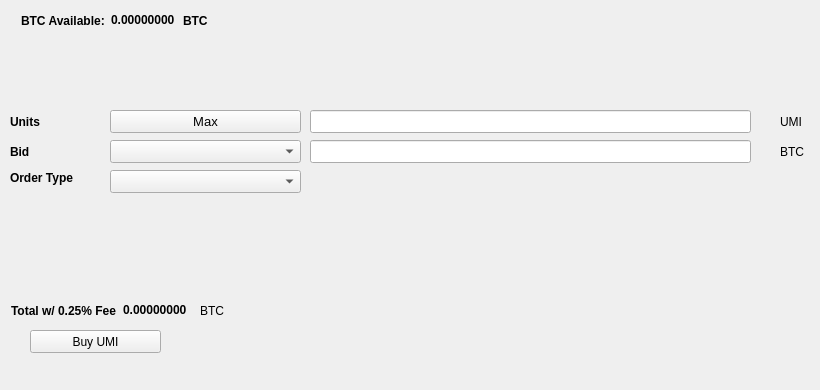
   <widget class="QWidget" name="BuyTab">
    <attribute name="title">
     <string>Buy</string>
    </attribute>
    <widget class="QPushButton" name="BuyUMI">
     <property name="geometry">
      <rect>
       <x>30</x>
       <y>330</y>
       <width>131</width>
       <height>23</height>
      </rect>
     </property>
     <property name="text">
      <string>Buy UMI</string>
     </property>
     <property name="icon">
      <iconset resource="../umi.qrc">
       <normaloff>:/icons/bitcoin</normaloff>:/icons/bitcoin</iconset>
     </property>
    </widget>
    <widget class="QLabel" name="label_3">
     <property name="geometry">
      <rect>
       <x>10</x>
       <y>110</y>
       <width>46</width>
       <height>23</height>
      </rect>
     </property>
     <property name="font">
      <font>
       <weight>75</weight>
       <bold>true</bold>
      </font>
     </property>
     <property name="text">
      <string>Units</string>
     </property>
    </widget>
    <widget class="QLineEdit" name="UnitsInput">
     <property name="geometry">
      <rect>
       <x>310</x>
       <y>110</y>
       <width>441</width>
       <height>23</height>
      </rect>
     </property>
     <property name="font">
      <font>
       <pointsize>9</pointsize>
       <weight>75</weight>
       <bold>true</bold>
      </font>
     </property>
    </widget>
    <widget class="QLineEdit" name="BuyBidPriceEdit">
     <property name="geometry">
      <rect>
       <x>310</x>
       <y>140</y>
       <width>441</width>
       <height>23</height>
      </rect>
     </property>
     <property name="font">
      <font>
       <pointsize>9</pointsize>
       <weight>75</weight>
       <bold>true</bold>
      </font>
     </property>
    </widget>
    <widget class="QLabel" name="label_4">
     <property name="geometry">
      <rect>
       <x>780</x>
       <y>110</y>
       <width>31</width>
       <height>23</height>
      </rect>
     </property>
     <property name="text">
      <string>UMI</string>
     </property>
    </widget>
    <widget class="QLabel" name="label_5">
     <property name="geometry">
      <rect>
       <x>780</x>
       <y>140</y>
       <width>31</width>
       <height>23</height>
      </rect>
     </property>
     <property name="text">
      <string>BTC</string>
     </property>
    </widget>
    <widget class="QLabel" name="label_6">
     <property name="geometry">
      <rect>
       <x>10</x>
       <y>140</y>
       <width>46</width>
       <height>23</height>
      </rect>
     </property>
     <property name="font">
      <font>
       <weight>75</weight>
       <bold>true</bold>
      </font>
     </property>
     <property name="text">
      <string>Bid</string>
     </property>
    </widget>
    <widget class="QLabel" name="label_7">
     <property name="geometry">
      <rect>
       <x>10</x>
       <y>170</y>
       <width>91</width>
       <height>16</height>
      </rect>
     </property>
     <property name="font">
      <font>
       <weight>75</weight>
       <bold>true</bold>
      </font>
     </property>
     <property name="text">
      <string>Order Type</string>
     </property>
    </widget>
    <widget class="QPushButton" name="Buy_Max_Amount">
     <property name="geometry">
      <rect>
       <x>110</x>
       <y>110</y>
       <width>191</width>
       <height>23</height>
      </rect>
     </property>
     <property name="font">
      <font>
       <pointsize>10</pointsize>
      </font>
     </property>
     <property name="text">
      <string>Max</string>
     </property>
    </widget>
    <widget class="QComboBox" name="BuyBidcomboBox">
     <property name="geometry">
      <rect>
       <x>110</x>
       <y>140</y>
       <width>191</width>
       <height>23</height>
      </rect>
     </property>
     <property name="font">
      <font>
       <pointsize>10</pointsize>
      </font>
     </property>
    </widget>
    <widget class="QComboBox" name="buyOrdertypeCombo">
     <property name="geometry">
      <rect>
       <x>110</x>
       <y>170</y>
       <width>191</width>
       <height>23</height>
      </rect>
     </property>
     <property name="font">
      <font>
       <pointsize>10</pointsize>
      </font>
     </property>
    </widget>
    <widget class="QWidget" name="layoutWidget1">
     <property name="geometry">
      <rect>
       <x>21</x>
       <y>11</y>
       <width>227</width>
       <height>19</height>
      </rect>
     </property>
     <layout class="QHBoxLayout" name="horizontalLayout_3">
      <item>
       <widget class="QLabel" name="label232">
        <property name="font">
         <font>
          <weight>75</weight>
          <bold>true</bold>
         </font>
        </property>
        <property name="text">
         <string>BTC Available:</string>
        </property>
       </widget>
      </item>
      <item>
       <widget class="QLabel" name="BtcAvailableLbl">
        <property name="palette">
         <palette>
          <active>
           <colorrole role="WindowText">
            <brush brushstyle="SolidPattern">
             <color alpha="255">
              <red>0</red>
              <green>0</green>
              <blue>0</blue>
             </color>
            </brush>
           </colorrole>
           <colorrole role="Button">
            <brush brushstyle="SolidPattern">
             <color alpha="255">
              <red>0</red>
              <green>170</green>
              <blue>0</blue>
             </color>
            </brush>
           </colorrole>
           <colorrole role="Light">
            <brush brushstyle="SolidPattern">
             <color alpha="255">
              <red>0</red>
              <green>255</green>
              <blue>0</blue>
             </color>
            </brush>
           </colorrole>
           <colorrole role="Midlight">
            <brush brushstyle="SolidPattern">
             <color alpha="255">
              <red>0</red>
              <green>212</green>
              <blue>0</blue>
             </color>
            </brush>
           </colorrole>
           <colorrole role="Dark">
            <brush brushstyle="SolidPattern">
             <color alpha="255">
              <red>0</red>
              <green>85</green>
              <blue>0</blue>
             </color>
            </brush>
           </colorrole>
           <colorrole role="Mid">
            <brush brushstyle="SolidPattern">
             <color alpha="255">
              <red>0</red>
              <green>113</green>
              <blue>0</blue>
             </color>
            </brush>
           </colorrole>
           <colorrole role="Text">
            <brush brushstyle="SolidPattern">
             <color alpha="255">
              <red>0</red>
              <green>170</green>
              <blue>0</blue>
             </color>
            </brush>
           </colorrole>
           <colorrole role="BrightText">
            <brush brushstyle="SolidPattern">
             <color alpha="255">
              <red>255</red>
              <green>255</green>
              <blue>255</blue>
             </color>
            </brush>
           </colorrole>
           <colorrole role="ButtonText">
            <brush brushstyle="SolidPattern">
             <color alpha="255">
              <red>0</red>
              <green>0</green>
              <blue>0</blue>
             </color>
            </brush>
           </colorrole>
           <colorrole role="Base">
            <brush brushstyle="SolidPattern">
             <color alpha="255">
              <red>255</red>
              <green>255</green>
              <blue>255</blue>
             </color>
            </brush>
           </colorrole>
           <colorrole role="Window">
            <brush brushstyle="SolidPattern">
             <color alpha="255">
              <red>0</red>
              <green>170</green>
              <blue>0</blue>
             </color>
            </brush>
           </colorrole>
           <colorrole role="Shadow">
            <brush brushstyle="SolidPattern">
             <color alpha="255">
              <red>0</red>
              <green>0</green>
              <blue>0</blue>
             </color>
            </brush>
           </colorrole>
           <colorrole role="AlternateBase">
            <brush brushstyle="SolidPattern">
             <color alpha="255">
              <red>127</red>
              <green>212</green>
              <blue>127</blue>
             </color>
            </brush>
           </colorrole>
           <colorrole role="ToolTipBase">
            <brush brushstyle="SolidPattern">
             <color alpha="255">
              <red>255</red>
              <green>255</green>
              <blue>220</blue>
             </color>
            </brush>
           </colorrole>
           <colorrole role="ToolTipText">
            <brush brushstyle="SolidPattern">
             <color alpha="255">
              <red>0</red>
              <green>0</green>
              <blue>0</blue>
             </color>
            </brush>
           </colorrole>
          </active>
          <inactive>
           <colorrole role="WindowText">
            <brush brushstyle="SolidPattern">
             <color alpha="255">
              <red>0</red>
              <green>0</green>
              <blue>0</blue>
             </color>
            </brush>
           </colorrole>
           <colorrole role="Button">
            <brush brushstyle="SolidPattern">
             <color alpha="255">
              <red>0</red>
              <green>170</green>
              <blue>0</blue>
             </color>
            </brush>
           </colorrole>
           <colorrole role="Light">
            <brush brushstyle="SolidPattern">
             <color alpha="255">
              <red>0</red>
              <green>255</green>
              <blue>0</blue>
             </color>
            </brush>
           </colorrole>
           <colorrole role="Midlight">
            <brush brushstyle="SolidPattern">
             <color alpha="255">
              <red>0</red>
              <green>212</green>
              <blue>0</blue>
             </color>
            </brush>
           </colorrole>
           <colorrole role="Dark">
            <brush brushstyle="SolidPattern">
             <color alpha="255">
              <red>0</red>
              <green>85</green>
              <blue>0</blue>
             </color>
            </brush>
           </colorrole>
           <colorrole role="Mid">
            <brush brushstyle="SolidPattern">
             <color alpha="255">
              <red>0</red>
              <green>113</green>
              <blue>0</blue>
             </color>
            </brush>
           </colorrole>
           <colorrole role="Text">
            <brush brushstyle="SolidPattern">
             <color alpha="255">
              <red>0</red>
              <green>170</green>
              <blue>0</blue>
             </color>
            </brush>
           </colorrole>
           <colorrole role="BrightText">
            <brush brushstyle="SolidPattern">
             <color alpha="255">
              <red>255</red>
              <green>255</green>
              <blue>255</blue>
             </color>
            </brush>
           </colorrole>
           <colorrole role="ButtonText">
            <brush brushstyle="SolidPattern">
             <color alpha="255">
              <red>0</red>
              <green>0</green>
              <blue>0</blue>
             </color>
            </brush>
           </colorrole>
           <colorrole role="Base">
            <brush brushstyle="SolidPattern">
             <color alpha="255">
              <red>255</red>
              <green>255</green>
              <blue>255</blue>
             </color>
            </brush>
           </colorrole>
           <colorrole role="Window">
            <brush brushstyle="SolidPattern">
             <color alpha="255">
              <red>0</red>
              <green>170</green>
              <blue>0</blue>
             </color>
            </brush>
           </colorrole>
           <colorrole role="Shadow">
            <brush brushstyle="SolidPattern">
             <color alpha="255">
              <red>0</red>
              <green>0</green>
              <blue>0</blue>
             </color>
            </brush>
           </colorrole>
           <colorrole role="AlternateBase">
            <brush brushstyle="SolidPattern">
             <color alpha="255">
              <red>127</red>
              <green>212</green>
              <blue>127</blue>
             </color>
            </brush>
           </colorrole>
           <colorrole role="ToolTipBase">
            <brush brushstyle="SolidPattern">
             <color alpha="255">
              <red>255</red>
              <green>255</green>
              <blue>220</blue>
             </color>
            </brush>
           </colorrole>
           <colorrole role="ToolTipText">
            <brush brushstyle="SolidPattern">
             <color alpha="255">
              <red>0</red>
              <green>0</green>
              <blue>0</blue>
             </color>
            </brush>
           </colorrole>
          </inactive>
          <disabled>
           <colorrole role="WindowText">
            <brush brushstyle="SolidPattern">
             <color alpha="255">
              <red>0</red>
              <green>85</green>
              <blue>0</blue>
             </color>
            </brush>
           </colorrole>
           <colorrole role="Button">
            <brush brushstyle="SolidPattern">
             <color alpha="255">
              <red>0</red>
              <green>170</green>
              <blue>0</blue>
             </color>
            </brush>
           </colorrole>
           <colorrole role="Light">
            <brush brushstyle="SolidPattern">
             <color alpha="255">
              <red>0</red>
              <green>255</green>
              <blue>0</blue>
             </color>
            </brush>
           </colorrole>
           <colorrole role="Midlight">
            <brush brushstyle="SolidPattern">
             <color alpha="255">
              <red>0</red>
              <green>212</green>
              <blue>0</blue>
             </color>
            </brush>
           </colorrole>
           <colorrole role="Dark">
            <brush brushstyle="SolidPattern">
             <color alpha="255">
              <red>0</red>
              <green>85</green>
              <blue>0</blue>
             </color>
            </brush>
           </colorrole>
           <colorrole role="Mid">
            <brush brushstyle="SolidPattern">
             <color alpha="255">
              <red>0</red>
              <green>113</green>
              <blue>0</blue>
             </color>
            </brush>
           </colorrole>
           <colorrole role="Text">
            <brush brushstyle="SolidPattern">
             <color alpha="255">
              <red>0</red>
              <green>85</green>
              <blue>0</blue>
             </color>
            </brush>
           </colorrole>
           <colorrole role="BrightText">
            <brush brushstyle="SolidPattern">
             <color alpha="255">
              <red>255</red>
              <green>255</green>
              <blue>255</blue>
             </color>
            </brush>
           </colorrole>
           <colorrole role="ButtonText">
            <brush brushstyle="SolidPattern">
             <color alpha="255">
              <red>0</red>
              <green>85</green>
              <blue>0</blue>
             </color>
            </brush>
           </colorrole>
           <colorrole role="Base">
            <brush brushstyle="SolidPattern">
             <color alpha="255">
              <red>0</red>
              <green>170</green>
              <blue>0</blue>
             </color>
            </brush>
           </colorrole>
           <colorrole role="Window">
            <brush brushstyle="SolidPattern">
             <color alpha="255">
              <red>0</red>
              <green>170</green>
              <blue>0</blue>
             </color>
            </brush>
           </colorrole>
           <colorrole role="Shadow">
            <brush brushstyle="SolidPattern">
             <color alpha="255">
              <red>0</red>
              <green>0</green>
              <blue>0</blue>
             </color>
            </brush>
           </colorrole>
           <colorrole role="AlternateBase">
            <brush brushstyle="SolidPattern">
             <color alpha="255">
              <red>0</red>
              <green>170</green>
              <blue>0</blue>
             </color>
            </brush>
           </colorrole>
           <colorrole role="ToolTipBase">
            <brush brushstyle="SolidPattern">
             <color alpha="255">
              <red>255</red>
              <green>255</green>
              <blue>220</blue>
             </color>
            </brush>
           </colorrole>
           <colorrole role="ToolTipText">
            <brush brushstyle="SolidPattern">
             <color alpha="255">
              <red>0</red>
              <green>0</green>
              <blue>0</blue>
             </color>
            </brush>
           </colorrole>
          </disabled>
         </palette>
        </property>
        <property name="font">
         <font>
          <weight>75</weight>
          <bold>true</bold>
         </font>
        </property>
        <property name="text">
         <string>0.00000000</string>
        </property>
        <property name="textInteractionFlags">
         <set>Qt::LinksAccessibleByMouse|Qt::TextSelectableByKeyboard|Qt::TextSelectableByMouse</set>
        </property>
       </widget>
      </item>
      <item>
       <widget class="QLabel" name="BtcAvailableLbl_2">
        <property name="font">
         <font>
          <weight>75</weight>
          <bold>true</bold>
         </font>
        </property>
        <property name="text">
         <string>BTC</string>
        </property>
       </widget>
      </item>
     </layout>
    </widget>
    <widget class="QWidget" name="layoutWidge2">
     <property name="geometry">
      <rect>
       <x>11</x>
       <y>301</y>
       <width>259</width>
       <height>19</height>
      </rect>
     </property>
     <layout class="QHBoxLayout" name="horizontalLayout_4">
      <item>
       <widget class="QLabel" name="label_9">
        <property name="font">
         <font>
          <weight>75</weight>
          <bold>true</bold>
         </font>
        </property>
        <property name="text">
         <string>Total w/ 0.25% Fee</string>
        </property>
       </widget>
      </item>
      <item>
       <widget class="QLabel" name="BuyCostLabel">
        <property name="palette">
         <palette>
          <active>
           <colorrole role="WindowText">
            <brush brushstyle="SolidPattern">
             <color alpha="255">
              <red>0</red>
              <green>0</green>
              <blue>0</blue>
             </color>
            </brush>
           </colorrole>
           <colorrole role="Button">
            <brush brushstyle="SolidPattern">
             <color alpha="255">
              <red>0</red>
              <green>170</green>
              <blue>0</blue>
             </color>
            </brush>
           </colorrole>
           <colorrole role="Light">
            <brush brushstyle="SolidPattern">
             <color alpha="255">
              <red>0</red>
              <green>255</green>
              <blue>0</blue>
             </color>
            </brush>
           </colorrole>
           <colorrole role="Midlight">
            <brush brushstyle="SolidPattern">
             <color alpha="255">
              <red>0</red>
              <green>212</green>
              <blue>0</blue>
             </color>
            </brush>
           </colorrole>
           <colorrole role="Dark">
            <brush brushstyle="SolidPattern">
             <color alpha="255">
              <red>0</red>
              <green>85</green>
              <blue>0</blue>
             </color>
            </brush>
           </colorrole>
           <colorrole role="Mid">
            <brush brushstyle="SolidPattern">
             <color alpha="255">
              <red>0</red>
              <green>113</green>
              <blue>0</blue>
             </color>
            </brush>
           </colorrole>
           <colorrole role="Text">
            <brush brushstyle="SolidPattern">
             <color alpha="255">
              <red>0</red>
              <green>170</green>
              <blue>0</blue>
             </color>
            </brush>
           </colorrole>
           <colorrole role="BrightText">
            <brush brushstyle="SolidPattern">
             <color alpha="255">
              <red>255</red>
              <green>255</green>
              <blue>255</blue>
             </color>
            </brush>
           </colorrole>
           <colorrole role="ButtonText">
            <brush brushstyle="SolidPattern">
             <color alpha="255">
              <red>0</red>
              <green>0</green>
              <blue>0</blue>
             </color>
            </brush>
           </colorrole>
           <colorrole role="Base">
            <brush brushstyle="SolidPattern">
             <color alpha="255">
              <red>255</red>
              <green>255</green>
              <blue>255</blue>
             </color>
            </brush>
           </colorrole>
           <colorrole role="Window">
            <brush brushstyle="SolidPattern">
             <color alpha="255">
              <red>0</red>
              <green>170</green>
              <blue>0</blue>
             </color>
            </brush>
           </colorrole>
           <colorrole role="Shadow">
            <brush brushstyle="SolidPattern">
             <color alpha="255">
              <red>0</red>
              <green>0</green>
              <blue>0</blue>
             </color>
            </brush>
           </colorrole>
           <colorrole role="AlternateBase">
            <brush brushstyle="SolidPattern">
             <color alpha="255">
              <red>127</red>
              <green>212</green>
              <blue>127</blue>
             </color>
            </brush>
           </colorrole>
           <colorrole role="ToolTipBase">
            <brush brushstyle="SolidPattern">
             <color alpha="255">
              <red>255</red>
              <green>255</green>
              <blue>220</blue>
             </color>
            </brush>
           </colorrole>
           <colorrole role="ToolTipText">
            <brush brushstyle="SolidPattern">
             <color alpha="255">
              <red>0</red>
              <green>0</green>
              <blue>0</blue>
             </color>
            </brush>
           </colorrole>
          </active>
          <inactive>
           <colorrole role="WindowText">
            <brush brushstyle="SolidPattern">
             <color alpha="255">
              <red>0</red>
              <green>0</green>
              <blue>0</blue>
             </color>
            </brush>
           </colorrole>
           <colorrole role="Button">
            <brush brushstyle="SolidPattern">
             <color alpha="255">
              <red>0</red>
              <green>170</green>
              <blue>0</blue>
             </color>
            </brush>
           </colorrole>
           <colorrole role="Light">
            <brush brushstyle="SolidPattern">
             <color alpha="255">
              <red>0</red>
              <green>255</green>
              <blue>0</blue>
             </color>
            </brush>
           </colorrole>
           <colorrole role="Midlight">
            <brush brushstyle="SolidPattern">
             <color alpha="255">
              <red>0</red>
              <green>212</green>
              <blue>0</blue>
             </color>
            </brush>
           </colorrole>
           <colorrole role="Dark">
            <brush brushstyle="SolidPattern">
             <color alpha="255">
              <red>0</red>
              <green>85</green>
              <blue>0</blue>
             </color>
            </brush>
           </colorrole>
           <colorrole role="Mid">
            <brush brushstyle="SolidPattern">
             <color alpha="255">
              <red>0</red>
              <green>113</green>
              <blue>0</blue>
             </color>
            </brush>
           </colorrole>
           <colorrole role="Text">
            <brush brushstyle="SolidPattern">
             <color alpha="255">
              <red>0</red>
              <green>170</green>
              <blue>0</blue>
             </color>
            </brush>
           </colorrole>
           <colorrole role="BrightText">
            <brush brushstyle="SolidPattern">
             <color alpha="255">
              <red>255</red>
              <green>255</green>
              <blue>255</blue>
             </color>
            </brush>
           </colorrole>
           <colorrole role="ButtonText">
            <brush brushstyle="SolidPattern">
             <color alpha="255">
              <red>0</red>
              <green>0</green>
              <blue>0</blue>
             </color>
            </brush>
           </colorrole>
           <colorrole role="Base">
            <brush brushstyle="SolidPattern">
             <color alpha="255">
              <red>255</red>
              <green>255</green>
              <blue>255</blue>
             </color>
            </brush>
           </colorrole>
           <colorrole role="Window">
            <brush brushstyle="SolidPattern">
             <color alpha="255">
              <red>0</red>
              <green>170</green>
              <blue>0</blue>
             </color>
            </brush>
           </colorrole>
           <colorrole role="Shadow">
            <brush brushstyle="SolidPattern">
             <color alpha="255">
              <red>0</red>
              <green>0</green>
              <blue>0</blue>
             </color>
            </brush>
           </colorrole>
           <colorrole role="AlternateBase">
            <brush brushstyle="SolidPattern">
             <color alpha="255">
              <red>127</red>
              <green>212</green>
              <blue>127</blue>
             </color>
            </brush>
           </colorrole>
           <colorrole role="ToolTipBase">
            <brush brushstyle="SolidPattern">
             <color alpha="255">
              <red>255</red>
              <green>255</green>
              <blue>220</blue>
             </color>
            </brush>
           </colorrole>
           <colorrole role="ToolTipText">
            <brush brushstyle="SolidPattern">
             <color alpha="255">
              <red>0</red>
              <green>0</green>
              <blue>0</blue>
             </color>
            </brush>
           </colorrole>
          </inactive>
          <disabled>
           <colorrole role="WindowText">
            <brush brushstyle="SolidPattern">
             <color alpha="255">
              <red>0</red>
              <green>85</green>
              <blue>0</blue>
             </color>
            </brush>
           </colorrole>
           <colorrole role="Button">
            <brush brushstyle="SolidPattern">
             <color alpha="255">
              <red>0</red>
              <green>170</green>
              <blue>0</blue>
             </color>
            </brush>
           </colorrole>
           <colorrole role="Light">
            <brush brushstyle="SolidPattern">
             <color alpha="255">
              <red>0</red>
              <green>255</green>
              <blue>0</blue>
             </color>
            </brush>
           </colorrole>
           <colorrole role="Midlight">
            <brush brushstyle="SolidPattern">
             <color alpha="255">
              <red>0</red>
              <green>212</green>
              <blue>0</blue>
             </color>
            </brush>
           </colorrole>
           <colorrole role="Dark">
            <brush brushstyle="SolidPattern">
             <color alpha="255">
              <red>0</red>
              <green>85</green>
              <blue>0</blue>
             </color>
            </brush>
           </colorrole>
           <colorrole role="Mid">
            <brush brushstyle="SolidPattern">
             <color alpha="255">
              <red>0</red>
              <green>113</green>
              <blue>0</blue>
             </color>
            </brush>
           </colorrole>
           <colorrole role="Text">
            <brush brushstyle="SolidPattern">
             <color alpha="255">
              <red>0</red>
              <green>85</green>
              <blue>0</blue>
             </color>
            </brush>
           </colorrole>
           <colorrole role="BrightText">
            <brush brushstyle="SolidPattern">
             <color alpha="255">
              <red>255</red>
              <green>255</green>
              <blue>255</blue>
             </color>
            </brush>
           </colorrole>
           <colorrole role="ButtonText">
            <brush brushstyle="SolidPattern">
             <color alpha="255">
              <red>0</red>
              <green>85</green>
              <blue>0</blue>
             </color>
            </brush>
           </colorrole>
           <colorrole role="Base">
            <brush brushstyle="SolidPattern">
             <color alpha="255">
              <red>0</red>
              <green>170</green>
              <blue>0</blue>
             </color>
            </brush>
           </colorrole>
           <colorrole role="Window">
            <brush brushstyle="SolidPattern">
             <color alpha="255">
              <red>0</red>
              <green>170</green>
              <blue>0</blue>
             </color>
            </brush>
           </colorrole>
           <colorrole role="Shadow">
            <brush brushstyle="SolidPattern">
             <color alpha="255">
              <red>0</red>
              <green>0</green>
              <blue>0</blue>
             </color>
            </brush>
           </colorrole>
           <colorrole role="AlternateBase">
            <brush brushstyle="SolidPattern">
             <color alpha="255">
              <red>0</red>
              <green>170</green>
              <blue>0</blue>
             </color>
            </brush>
           </colorrole>
           <colorrole role="ToolTipBase">
            <brush brushstyle="SolidPattern">
             <color alpha="255">
              <red>255</red>
              <green>255</green>
              <blue>220</blue>
             </color>
            </brush>
           </colorrole>
           <colorrole role="ToolTipText">
            <brush brushstyle="SolidPattern">
             <color alpha="255">
              <red>0</red>
              <green>0</green>
              <blue>0</blue>
             </color>
            </brush>
           </colorrole>
          </disabled>
         </palette>
        </property>
        <property name="font">
         <font>
          <weight>75</weight>
          <bold>true</bold>
         </font>
        </property>
        <property name="autoFillBackground">
         <bool>false</bool>
        </property>
        <property name="text">
         <string>0.00000000</string>
        </property>
        <property name="textInteractionFlags">
         <set>Qt::LinksAccessibleByMouse|Qt::TextSelectableByMouse</set>
        </property>
       </widget>
      </item>
      <item>
       <widget class="QLabel" name="label_10">
        <property name="font">
         <font>
          <weight>50</weight>
          <bold>false</bold>
         </font>
        </property>
        <property name="text">
         <string>BTC</string>
        </property>
       </widget>
      </item>
     </layout>
    </widget>
    <widget class="QLabel" name="label_24">
     <property name="geometry">
      <rect>
       <x>460</x>
       <y>300</y>
       <width>281</width>
       <height>81</height>
      </rect>
     </property>
     <property name="text">
      <string/>
     </property>
     <property name="pixmap">
      <pixmap>:/images/bittrex</pixmap>
     </property>
    </widget>
   </widget>
